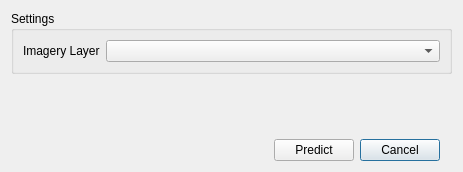
<?xml version="1.0" encoding="UTF-8"?>
<ui version="4.0">
 <class>DlgPredict</class>
 <widget class="QDialog" name="DlgPredict">
  <property name="geometry">
   <rect>
    <x>0</x>
    <y>0</y>
    <width>463</width>
    <height>172</height>
   </rect>
  </property>
  <property name="sizePolicy">
   <sizepolicy hsizetype="Minimum" vsizetype="Minimum">
    <horstretch>0</horstretch>
    <verstretch>0</verstretch>
   </sizepolicy>
  </property>
  <property name="windowTitle">
   <string>Prediction</string>
  </property>
  <layout class="QGridLayout" name="gridLayout">
   <item row="1" column="0">
    <spacer name="verticalSpacer">
     <property name="orientation">
      <enum>Qt::Vertical</enum>
     </property>
     <property name="sizeHint" stdset="0">
      <size>
       <width>20</width>
       <height>40</height>
      </size>
     </property>
    </spacer>
   </item>
   <item row="2" column="0">
    <spacer name="horizontalSpacer">
     <property name="orientation">
      <enum>Qt::Horizontal</enum>
     </property>
     <property name="sizeHint" stdset="0">
      <size>
       <width>40</width>
       <height>20</height>
      </size>
     </property>
    </spacer>
   </item>
   <item row="0" column="0" colspan="5">
    <widget class="QGroupBox" name="groupSettings">
     <property name="title">
      <string>Settings</string>
     </property>
     <layout class="QGridLayout" name="gridLayout_2">
      <item row="0" column="0">
       <widget class="QLabel" name="lblImageryLayer">
        <property name="text">
         <string>Imagery Layer</string>
        </property>
       </widget>
      </item>
      <item row="0" column="1">
       <widget class="QComboBox" name="cbxImageryLayer">
        <property name="sizePolicy">
         <sizepolicy hsizetype="Expanding" vsizetype="Fixed">
          <horstretch>0</horstretch>
          <verstretch>0</verstretch>
         </sizepolicy>
        </property>
       </widget>
      </item>
     </layout>
    </widget>
   </item>
   <item row="2" column="2">
    <widget class="QPushButton" name="btnCancel">
     <property name="minimumSize">
      <size>
       <width>80</width>
       <height>0</height>
      </size>
     </property>
     <property name="text">
      <string>Cancel</string>
     </property>
    </widget>
   </item>
   <item row="2" column="1">
    <widget class="QPushButton" name="btnPredict">
     <property name="text">
      <string>Predict</string>
     </property>
    </widget>
   </item>
  </layout>
 </widget>
 <resources/>
 <connections>
  <connection>
   <sender>btnCancel</sender>
   <signal>clicked()</signal>
   <receiver>DlgPredict</receiver>
   <slot>reject()</slot>
   <hints>
    <hint type="sourcelabel">
     <x>401</x>
     <y>151</y>
    </hint>
    <hint type="destinationlabel">
     <x>231</x>
     <y>85</y>
    </hint>
   </hints>
  </connection>
  <connection>
   <sender>btnPredict</sender>
   <signal>clicked()</signal>
   <receiver>DlgPredict</receiver>
   <slot>accept()</slot>
   <hints>
    <hint type="sourcelabel">
     <x>318</x>
     <y>151</y>
    </hint>
    <hint type="destinationlabel">
     <x>231</x>
     <y>85</y>
    </hint>
   </hints>
  </connection>
 </connections>
</ui>
